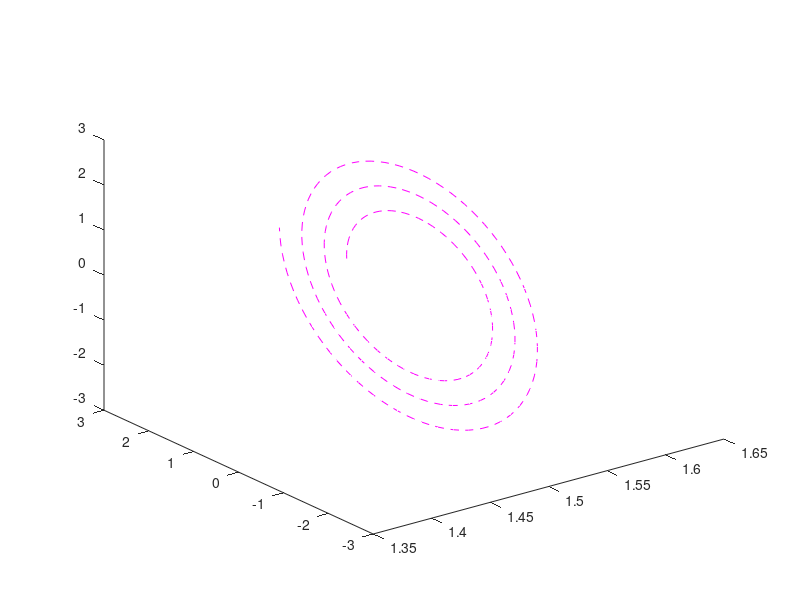

This chart was generated by the following MATLAB code:
%% CIRCLE
% th = 0:pi/50:2*pi;
% y = 2*cos(th);
% z = 2*sin(th);
% x = ones(size(z))*3;
% plot3(x,y,z, '--m')

%% HEART 
% t = -3:0.1:3;
% y = 1/15*16*(sin(t)).^3;
% z = 1/15*(15*cos(t) - 5*cos(2*t) - 2*cos(3*t) - cos(4*t));
% x = ones(size(z))*3;
% plot3(x,y,z, '--m')

%% Spiral
% th = 0:pi/50:3*pi;
% t = linspace(1,3,length(th));
% y = 2*cos(th);
% z = 2*sin(th);
% x = t;
% plot3(x,y,z)

%% MESH

% y = [-2:0.5:2];
% z = [-2:0.5:2];
% [Y,Z] = meshgrid(y,z);
% X1 = ones(size(Y));
% X2 = ones(size(Y))*1.5;
% 
% Y = reshape(Y,1, numel(Y));
% Z = reshape(Z,1, numel(Z));
% X1 = reshape(X1, 1, numel(X1));
% X2 = reshape(X2, 1, numel(X2));
% 
% Y = [Y(:), Y(:)].';
% Y = [Y(:)];
% 
% Z = [Z(:), Z(:)].';
% Z = [Z(:)];
% 
% X = [X1(:), X2(:)].';
% X = [X(:)];
% 
% plot3(X, Y, Z)

%% Modify Pose Angle at the same point

pos = ones(3,20).*[4; 0 ; 4];

angle = linspace(0,pi, length(pos));

trajectory = [pos ; angle];
%% 

th = 0:pi/50:6*pi;
t = linspace(1.5, 3, length(th));
y = t.*cos(th);
z = t.*sin(th);
x = ones(size(z))*1.5;
plot3(x,y,z, '--m')

angle = ones(1, length(th))*deg2rad(90);
trajectory = [x; y; z;  angle];

% pos = ones(3,20).*[2; 2 ; 2];
% 
% angle = linspace(0,pi, length(pos));
% 
% trajectory = [pos ; angle];

% trajectory = trajectory(:,1);
% 
% trajectory = [1.5;  0 ; 1.5 ; deg2rad(90)];

%% Sinusoidal Radial Scan
% 
% th = 0:pi/50:2*pi;
% t = linspace(1,3,length(th));
% y = 2*cos(th);
% z = 2*sin(th);
% x = 0.5*sin(12*th) + 2;
% 
% angle = ones(1, length(th))*deg2rad(90);
% trajectory = [x; y; z ;  angle];
% 
% plot3(x,y,z, '--m');

%% Sinusoidal Planar Scan

% th = 0:pi/50:2*pi;
% t = linspace(-2,2,length(th));
% c = ones(1, length(th))*3;
% y = t;
% z = 1.5*sin(5*th);
% x = c;
% 
% 
% th = 0:pi/50:2*pi;
% t = linspace(-2,2,length(th));
% c = ones(1, length(th))*3;
% y = [y 1.5*sin(5*th)];
% z = [z t]; 
% x = [x c];
% 
% angle = ones(1, length(x))*deg2rad(90);
% trajectory = [x; y; z]; %;  angle];
% 
% plot3(x,y,z, '--m');
